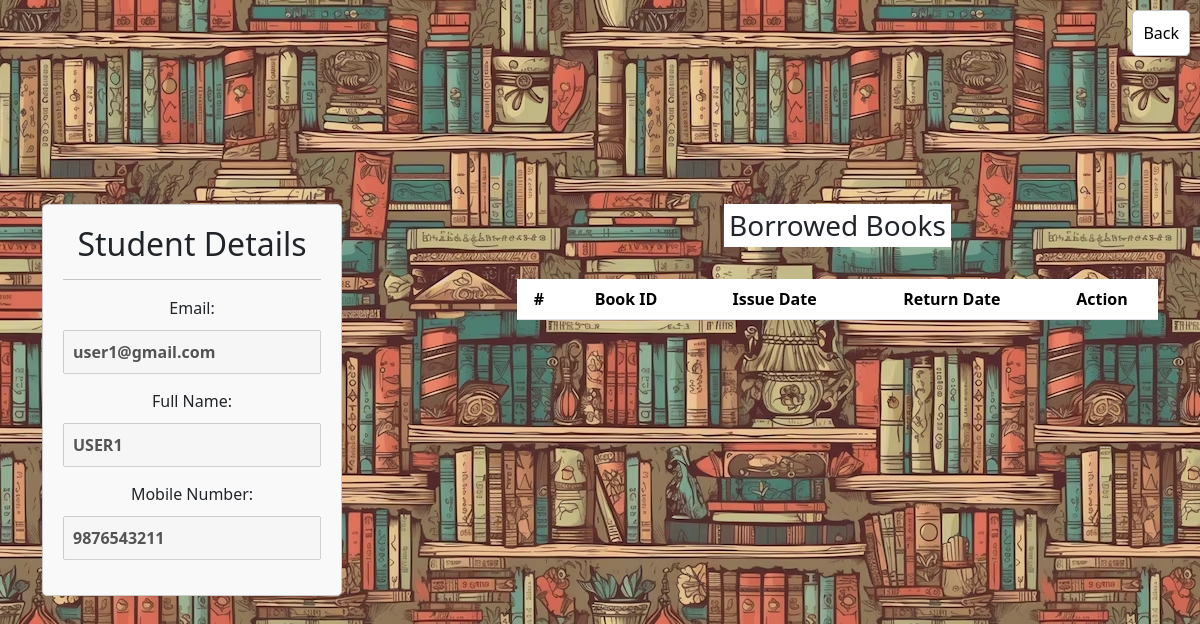
Page /user/backpack/1 on the committed database.
### application/models.py (models this page shows, shortened)
class Users(db.Model):
    __tablename__ = 'users'
    id            = db.Column(db.Integer, primary_key=True, autoincrement=True)
    email         = db.Column(db.String, unique=True, nullable=False)
    full_name     = db.Column(db.String, nullable=False)
    number        = db.Column(db.String, nullable=False)
    hashed_key    = db.Column(db.String, nullable=False)
    hashed_passwd = db.Column(db.String, nullable=False)
    book_id1      = db.Column(db.String)
    book1_issue_dt= db.Column(db.String)
    book_id2      = db.Column(db.String)
    book2_issue_dt= db.Column(db.String)
    book_id3      = db.Column(db.String)
    book3_issue_dt= db.Column(db.String)
    book_id4      = db.Column(db.String)
    book4_issue_dt= db.Column(db.String)
    book_id5      = db.Column(db.String)
    book5_issue_dt= db.Column(db.String)

### application/controllers/user_controllers.py (the view)
@app.route("/user/backpack/<int:id>")
def User_Backpack(id):
	user = Users.query.filter_by(id=id).first()
	backpack = []
	if user.book_id1 is not None and user.book_id1 != "":
		backpack.append(( user.book_id1, user.book1_issue_dt, Get_Return_Date(user.book1_issue_dt) ))
	if user.book_id2 is not None and user.book_id2 != "":
		backpack.append((user.book_id2, user.book2_issue_dt, Get_Return_Date(user.book2_issue_dt) ))
	if user.book_id3 is not None and user.book_id3 != "":
		backpack.append((user.book_id3, user.book3_issue_dt, Get_Return_Date(user.book3_issue_dt) ))
	if user.book_id4 is not None and user.book_id4 != "":
		backpack.append((user.book_id4, user.book4_issue_dt, Get_Return_Date(user.book4_issue_dt) ))
	if user.book_id5 is not None and user.book_id5 != "":
		backpack.append((user.book_id5, user.book5_issue_dt, Get_Return_Date(user.book5_issue_dt) ))
	return render_template('/user_templates/user_backpack.html', user=user, backpack=backpack )

### templates/user_templates/user_backpack.html (shortened to what this page needs)
<!DOCTYPE html>
<html lang="en">
<head>
<link href="https://cdn.jsdelivr.net/npm/bootstrap@5.3.2/dist/css/bootstrap.min.css" rel="stylesheet">
  <link rel="stylesheet" href="/static/css_files/backpack.css">
  <link rel="stylesheet" href="/static/css_files/common.css">
</head>
<body >
	<a href="#" onclick="history.back()" id="goBackButton">Back</a>
	<br><br><br>
	<div class="container text-center">
	  <div class="row justify-content-between">
		<div class="col-md-5">
		<form method="POST" >
			<div>
				<label><b><h2>Student Details</h2></b></label>
			</div>
			<hr>
			<div>
				<label for="email">Email:</label>
				<input type="email" id="email" name="email" value="{{ user.email }}" disabled style="font-weight: bold;" />
			</div>
			<div>
				<label for="full_name">Full Name:</label>
				<input type="text" id="full_name" name="full_name" value="{{ user.full_name }}" disabled style="font-weight: bold;" />
			</div>
			<div>
				<label for="number">Mobile Number:</label>
				<input type="text" id="number" name="number"  value="{{ user.number }}" disabled style="font-weight: bold;" />
			</div>
		</form>
	 </div>
		<div class="col-md-7">
		<table class="table table-striped">
		 <h3 style="background-color: white; display: inline-block; padding: 5px;">Borrowed Books
		 </h3><br><br>
		  <thead>
			<tr>
			  <th scope="col">#</th>
			  <th scope="col">Book ID</th>
			  <th scope="col">Issue Date</th>
			  <th scope="col">Return Date</th>
			  <th scope="col">Action</th>
			</tr>
		  </thead>
		</table>
		</div>
	</div>
</div>
</body>
</html>

### static/css_files/backpack.css (style rules this page uses)
body { display: flex; justify-content: center; align-items: center; height: 100vh; margin: 0; background-image: url("../../static/user_home_page.avif"); }
form { width: 300px; padding: 20px; border: 1px solid #ccc; border-radius: 5px; background-color: #f9f9f9; }
label { display: block; margin-bottom: 10px; }
input { width: 100%; padding: 8px; margin-bottom: 15px; box-sizing: border-box; }

### static/css_files/common.css (style rules this page uses)
#goBackButton { position: absolute; top: 10px; right: 10px; text-decoration: none; padding: 10px; color: black; background-color: white; border: 1px solid silver; border-radius: 5px; }

### rows in the picture
Users: email "user1@gmail.com", full_name "USER1", number "9876543211"
